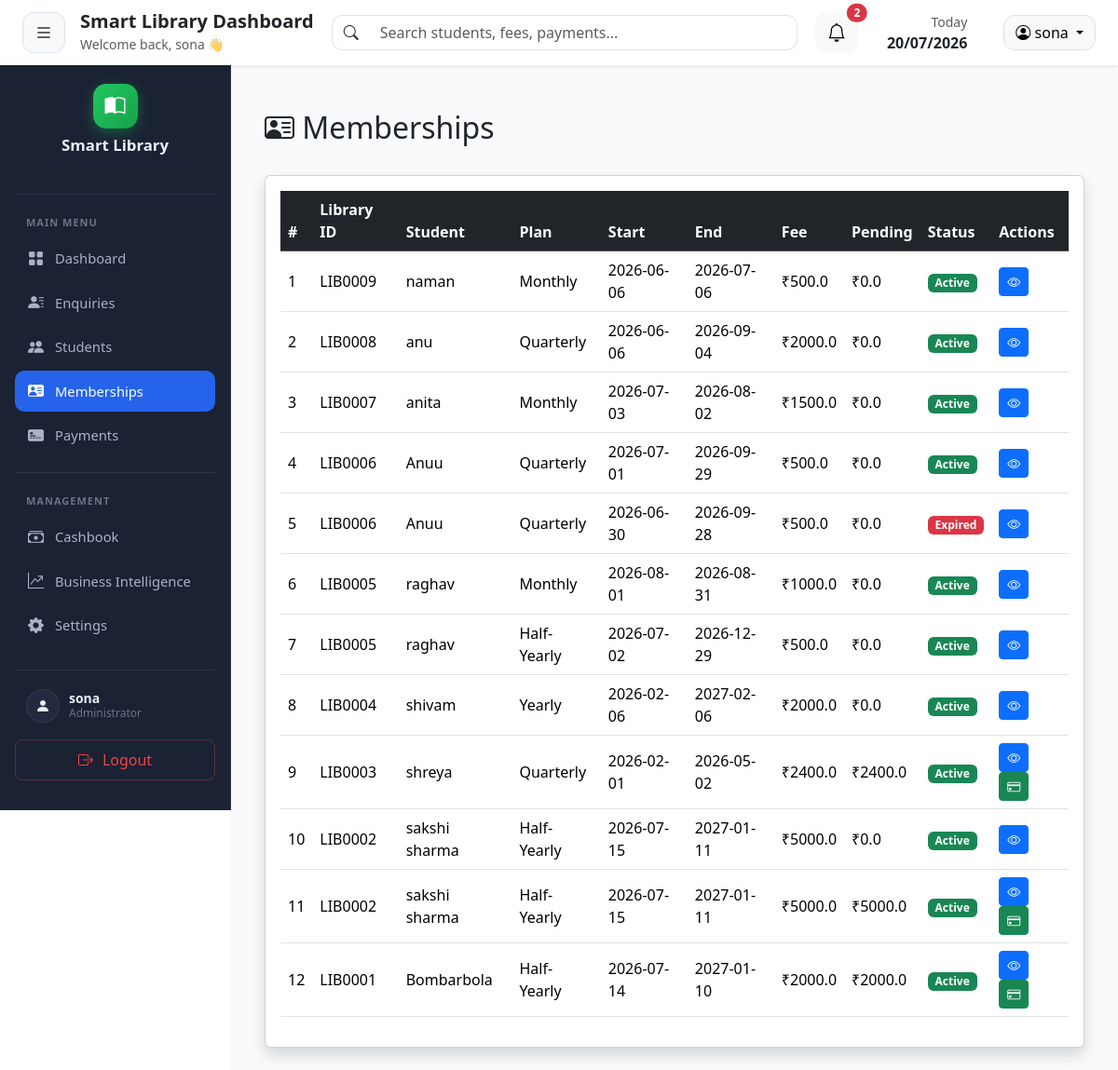
The app's page /memberships/ (signed in) with its own data.
### tables this page shows
CREATE TABLE memberships (
    membership_id INTEGER PRIMARY KEY AUTOINCREMENT,
    student_id INTEGER NOT NULL,
    plan_name TEXT NOT NULL,
    joining_date DATE NOT NULL,
    duration_days INTEGER ,
    end_date DATE NOT NULL,
    total_fee REAL NOT NULL,
    paid_amount REAL DEFAULT 0,
    pending_amount REAL DEFAULT 0,
    remarks TEXT,
    membership_status TEXT DEFAULT 'Active',

    created_at TIMESTAMP DEFAULT CURRENT_TIMESTAMP,

    FOREIGN KEY(student_id)
    REFERENCES students(student_id)
);

CREATE TABLE "students" (
                student_id  INTEGER PRIMARY KEY AUTOINCREMENT,
                admin_id    INTEGER NOT NULL DEFAULT 1,
                enquiry_id  INTEGER,
                full_name   TEXT NOT NULL,
                mobile      TEXT NOT NULL,
                address     TEXT,
                id_proof    TEXT,
                purpose     TEXT,
                shift       TEXT,
                join_date   DATE,
                status      TEXT DEFAULT 'Active',
                created_at  TIMESTAMP DEFAULT CURRENT_TIMESTAMP,
                UNIQUE(mobile, admin_id)
            );

### routes/membership.py (the view)
@membership_bp.route("/")
def index():
    if "admin_id" not in session:
        return redirect("/")
    admin_id = session["admin_id"]
    conn = get_connection()
    cursor = conn.cursor()
    cursor.execute("""
        SELECT m.*, s.full_name, s.mobile
        FROM memberships m
        INNER JOIN students s ON m.student_id = s.student_id
        WHERE s.admin_id = ?
        ORDER BY m.membership_id DESC
    """, (admin_id,))
    memberships = cursor.fetchall()
    conn.close()
    return render_template("memberships/index.html", memberships=memberships)

### database/db.py (called while the page is built)
def get_connection():
    connection = sqlite3.connect(DATABASE_PATH)
    connection.row_factory = sqlite3.Row
    return connection

### templates/memberships/index.html (shortened to what this page needs)
{% extends "layouts/base.html" %}
{% block content %}
<div class="container-fluid mt-4">
    <div class="d-flex justify-content-between align-items-center mb-4">
        <h2><i class="bi bi-person-vcard"></i> Memberships</h2>
    </div>
    <div class="card shadow">
        <div class="card-body">
            <table class="table table-hover align-middle">
                <thead class="table-dark">
                    <tr>
                        <th>#</th>
                        <th>Library ID</th>
                        <th>Student</th>
                        <th>Plan</th>
                        <th>Start</th>
                        <th>End</th>
                        <th>Fee</th>
                        <th>Pending</th>
                        <th>Status</th>
                        <th>Actions</th>
                    </tr>
                </thead>
                <tbody>
                {% for m in memberships %}
                <tr>
                    <td>{{ loop.index }}</td>
                    <td>LIB{{ "%04d"|format(m.student_id) }}</td>
                    <td>{{ m.full_name }}</td>
                    <td>{{ m.plan_name }}</td>
                    <td>{{ m.joining_date }}</td>
                    <td>{{ m.end_date }}</td>
                    <td>₹{{ m.total_fee }}</td>
                    <td>₹{{ m.pending_amount }}</td>
                    <td>
                        {% if m.membership_status == "Active" %}
                        <span class="badge bg-success">Active</span>
                        {% else %}
                        <span class="badge bg-danger">Expired</span>
                        {% endif %}
                    </td>
                    <td>
                        <a href="{{ url_for('student.view', student_id=m.student_id) }}" class="btn btn-sm btn-primary">
                            <i class="bi bi-eye"></i>
                        </a>
                        {% if m.pending_amount > 0 %}
                        <a href="{{ url_for('payment.collect', membership_id=m.membership_id) }}" class="btn btn-sm btn-success">
                            <i class="bi bi-credit-card"></i>
                        </a>
                        {% endif %}
                    </td>
                </tr>
                {% else %}
                <tr>
                    <td colspan="10" class="text-center text-muted">No memberships found.</td>
                </tr>
                {% endfor %}
                </tbody>
            </table>
        </div>
    </div>
</div>
{% endblock %}

### records on screen
memberships: student_id "0009", full_name "naman", plan_name "Monthly", joining_date "2026-06-06", end_date "2026-07-06", total_fee "500.0", pending_amount "0.0", membership_status "Active"
memberships: student_id "0008", full_name "anu", plan_name "Quarterly", joining_date "2026-06-06", end_date "2026-09-04", total_fee "2000.0", pending_amount "0.0", membership_status "Active"
memberships: student_id "0007", full_name "anita", plan_name "Monthly", joining_date "2026-07-03", end_date "2026-08-02", total_fee "1500.0", pending_amount "0.0", membership_status "Active"
memberships: student_id "0006", full_name "Anuu", plan_name "Quarterly", joining_date "2026-07-01", end_date "2026-09-29", total_fee "500.0", pending_amount "0.0", membership_status "Active"
memberships: student_id "0006", full_name "Anuu", plan_name "Quarterly", joining_date "2026-06-30", end_date "2026-09-28", total_fee "500.0", pending_amount "0.0", membership_status "Expired"
memberships: student_id "0005", full_name "raghav", plan_name "Monthly", joining_date "2026-08-01", end_date "2026-08-31", total_fee "1000.0", pending_amount "0.0", membership_status "Active"
memberships: student_id "0005", full_name "raghav", plan_name "Half-Yearly", joining_date "2026-07-02", end_date "2026-12-29", total_fee "500.0", pending_amount "0.0", membership_status "Active"
memberships: student_id "0004", full_name "shivam", plan_name "Yearly", joining_date "2026-02-06", end_date "2027-02-06", total_fee "2000.0", pending_amount "0.0", membership_status "Active"
memberships: student_id "0003", full_name "shreya", plan_name "Quarterly", joining_date "2026-02-01", end_date "2026-05-02", total_fee "2400.0", pending_amount "2400.0", membership_status "Active"
memberships: student_id "0002", full_name "sakshi sharma", plan_name "Half-Yearly", joining_date "2026-07-15", end_date "2027-01-11", total_fee "5000.0", pending_amount "0.0", membership_status "Active"
memberships: student_id "0002", full_name "sakshi sharma", plan_name "Half-Yearly", joining_date "2026-07-15", end_date "2027-01-11", total_fee "5000.0", pending_amount "5000.0", membership_status "Active"
memberships: student_id "0001", full_name "Bombarbola", plan_name "Half-Yearly", joining_date "2026-07-14", end_date "2027-01-10", total_fee "2000.0", pending_amount "2000.0", membership_status "Active"

### other values on screen
{{ session.get('username', 'Admin') }} "sona"
{{ counts.total }} "2"
